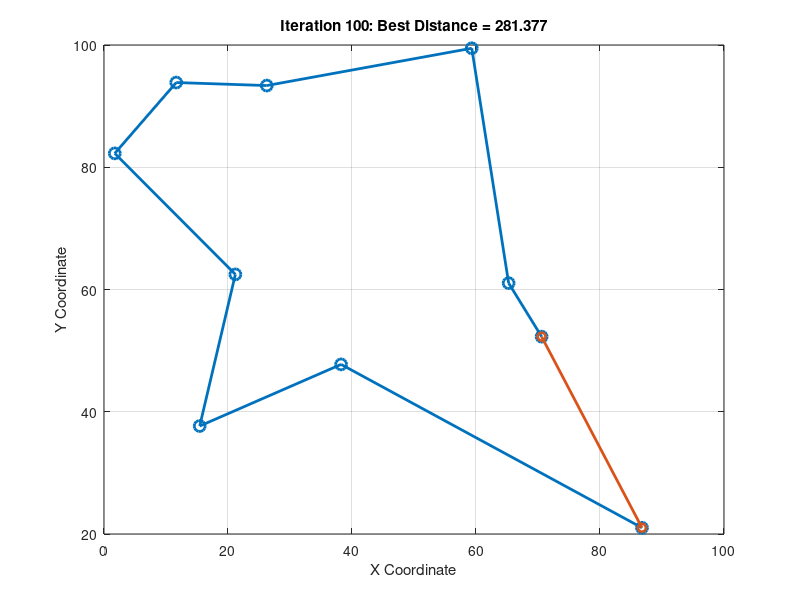

This chart was generated by the following MATLAB code:
%% Hybrid Ant Colony Optimization and Simulated Annealing for Routing Optimization

clc; clear; close all;

%% Problem Definition
% Define NLOS probability and penalty factor
NLOS_prob = 0.3; % 30% of the links are NLOS
gamma_NLOS = 1.5; % NLOS links have 50% increased path cost

num_cities = 10;  % Number of locations (nodes)
coords = rand(num_cities, 2) * 100; % Random coordinates for cities
distance_matrix = squareform(pdist(coords)); % Compute distance matrix
% Generate random NLOS conditions
NLOS_mask = rand(num_cities) < NLOS_prob;
% Apply NLOS penalty without affecting optimization logic
distancematrix = distance_matrix .* (1 + gamma_NLOS * NLOS_mask);
num_ants = 20;        % Number of ants
num_iterations = 100; % Maximum number of iterations
alpha = 1;           % Influence of pheromone
beta = 2;            % Influence of heuristic
rho = 0.5;          % Pheromone evaporation rate
Q = 100;            % Pheromone deposit factor
tau = ones(num_cities) * 0.1; % Initial pheromone levels

T0 = 100;  % Initial temperature for SA
cooling_rate = 0.99; % Cooling schedule

%% ACO + SA Algorithm

best_length = inf;
best_route = [];

for iter = 1:num_iterations
    paths = zeros(num_ants, num_cities);
    lengths = zeros(num_ants, 1);
    
    % Ant Colony Optimization - Construct Solutions
    for k = 1:num_ants
        visited = zeros(1, num_cities);
        path = zeros(1, num_cities);
        current_city = randi(num_cities);
        path(1) = current_city;
        visited(current_city) = 1;
        
        for step = 2:num_cities
            unvisited = find(visited == 0);
            probs = (tau(current_city, unvisited) .^ alpha) .* ...
                    ((1 ./ distance_matrix(current_city, unvisited)) .^ beta);
            probs = probs / sum(probs);
            
            next_city = unvisited(find(rand < cumsum(probs), 1));
            if isempty(next_city)
                next_city = unvisited(randi(length(unvisited)));
            end
            
            path(step) = next_city;
            visited(next_city) = 1;
            current_city = next_city;
        end
        
        paths(k, :) = path;
        lengths(k) = sum(diag(distance_matrix(path, [path(2:end), path(1)])));
        
        if lengths(k) < best_length
            best_length = lengths(k);
            best_route = path;
        end
    end
    
    % Update Pheromones
    tau = tau * (1 - rho);
    for k = 1:num_ants
        for j = 1:num_cities - 1
            tau(paths(k, j), paths(k, j + 1)) = tau(paths(k, j), paths(k, j + 1)) + Q / lengths(k);
        end
    end
    
    % Simulated Annealing for Refinement
    T = T0 * cooling_rate^iter;
    new_route = best_route;
    swap_idx = randperm(num_cities, 2);
    new_route([swap_idx(1), swap_idx(2)]) = new_route([swap_idx(2), swap_idx(1)]);
    
    new_length = sum(diag(distance_matrix(new_route, [new_route(2:end), new_route(1)])));
    
    if new_length < best_length || rand < exp((best_length - new_length) / T)
        best_length = new_length;
        best_route = new_route;
    end
    
    % Plot Progress
    figure(1); clf;
    plot(coords(best_route, 1), coords(best_route, 2), '-o', 'LineWidth', 2, 'MarkerSize', 8);
    hold on;
    plot([coords(best_route(end), 1), coords(best_route(1), 1)], ...
         [coords(best_route(end), 2), coords(best_route(1), 2)], '-o', 'LineWidth', 2);
    title(['Iteration ' num2str(iter) ': Best Distance = ' num2str(best_length)]);
    xlabel('X Coordinate');
    ylabel('Y Coordinate');
    grid on; drawnow;
end

disp(['Optimal Route Found: ', num2str(best_route)]);
disp(['Optimal Route Distance: ', num2str(best_length)]);
